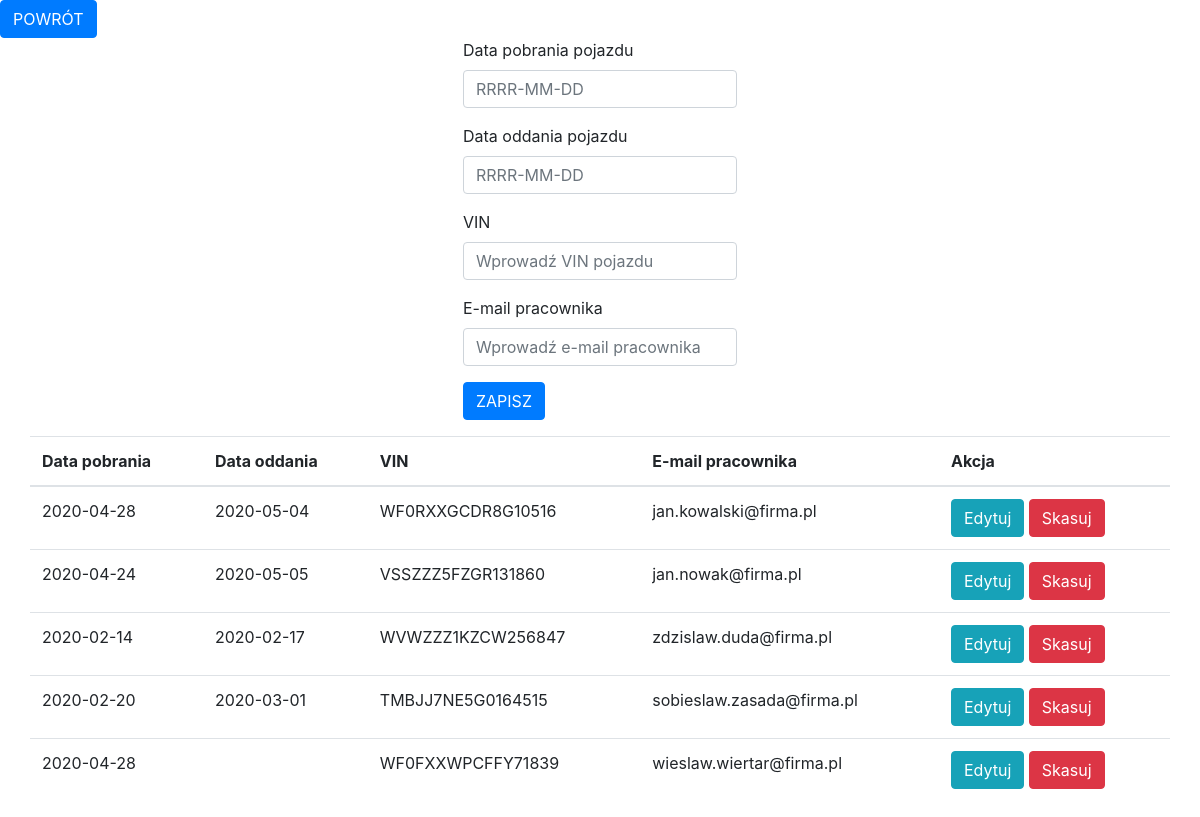
Screenshot of /Aplikacja/pobiera.php with the database file from the repository.
### tables this page shows
CREATE TABLE `pobiera` (
  `id_pobrania` int NOT NULL AUTO_INCREMENT,
  `data_pobrania` date NOT NULL,
  `data_oddania` date DEFAULT NULL,
  `vin_do_auta` varchar(17) NOT NULL,
  `email_pracownika` varchar(40) NOT NULL,
  PRIMARY KEY (`id_pobrania`),
  KEY `vin_dla_auta`(`vin_do_auta`),
  KEY `email_do_pracownika`(`email_pracownika`),
  CONSTRAINT `pobor_auta_1` FOREIGN KEY (`vin_do_auta`) REFERENCES `samochod` (`vin`) ON UPDATE CASCADE,
  CONSTRAINT `pobor_auta_2` FOREIGN KEY (`email_pracownika`) REFERENCES `pracownik` (`e_mail`) ON UPDATE CASCADE
) DEFAULT CHARSET=utf8;

### Aplikacja/pobiera-przetwarzanie.php (called while the page is built, shortened)
<?php
$data_pobrania = '';
$data_oddania = '';
$vin_do_auta = '';
$email_pracownika = '';
$update = false;
?>

### Aplikacja/pobiera.php (the view, shortened to what this page needs)
<!doctype html>
<html>
	<head>
		<link rel="stylesheet" href="https://stackpath.bootstrapcdn.com/bootstrap/4.5.0/css/bootstrap.min.css">
		</head>
	<body>
		<?php require_once 'pobiera-przetwarzanie.php';?>
		<a href="index.php" class="btn btn-primary">POWRÓT</a>
		<div class="row justify-content-center">
		<form action="pobiera-przetwarzanie.php" method="POST">
			<div class="form-group">
			<label>Data pobrania pojazdu</label>
			<input type="text" name="data_pobrania" class="form-control"
				   value="<?php echo $data_pobrania; ?>" placeholder="RRRR-MM-DD">
			</div>
			<div class="form-group">
			<label>Data oddania pojazdu</label>
			<input type="text" name="data_oddania" class="form-control"
				   value="<?php echo $data_oddania; ?>" placeholder="RRRR-MM-DD">
			</div>
			<div class="form-group">
			<label>VIN</label>
			<input type="text" name="vin_do_auta" class="form-control"
				   value="<?php echo $vin_do_auta; ?>" placeholder="Wprowadź VIN pojazdu">
			</div>
			<div class="form-group">
			<label>E-mail pracownika</label>
			<input type="text" name="email_pracownika" class="form-control"
				   value="<?php echo $email_pracownika; ?>" placeholder="Wprowadź e-mail pracownika">
			</div>
			<div class="form-group">
			<?php
			if  ($update == true):
			?>
				<button type="submit" class="btn btn-info" name="edytuj">EDYTUJ</button>
			<?php
			else:
			?>
				<button type="submit" class="btn btn-primary" name="zapisz">ZAPISZ</button>
			<?php
			endif;
			?>
			</div>
		</form>
		</div>
		<div class="container">
		<?php
			$link = new mysqli("localhost", "kmindowicz", "xeefae7Ohth7", "kmindowicz_projekt") or
			die(mysqli_error($link));
			$link->query("SET NAMES 'utf8'");
			$link->query("SET CHARACTER SET utf8");
			$link->query("SET SESSION collation_connection = 'utf8_unicode_ci'");
			$tabela = $link->query("SELECT * from pobiera") or die($link->error);
		?>
		<div class="row justify-content-center">
			<table class="table">
				<thead>
					<tr>
						<th>Data pobrania</th>
						<th>Data oddania</th>
						<th>VIN</th>
						<th>E-mail pracownika</th>
						<th colspan="2">Akcja</th>
					</tr>
				</thead>
				<?php
					while($rzad = $tabela->fetch_assoc()):
				?>
				<tr>
					<td><?php echo $rzad['data_pobrania']; ?></td>
					<td><?php echo $rzad['data_oddania']; ?></td>
					<td><?php echo $rzad['vin_do_auta']; ?></td>
					<td><?php echo $rzad['email_pracownika']; ?></td>
					<td>
						<a href="pobiera.php?edit=<?php echo $rzad['id_pobrania']; ?>"
						   class="btn btn-info">Edytuj</a>
						<a href="pobiera.php?delete=<?php echo $rzad['id_pobrania']; ?>"
						   class="btn btn-danger">Skasuj</a>
					</td>
				</tr>
				<?php endwhile; ?>
			</table>
		</div>
		</div>
	</body>
	</html>

### rows the page displays
pobiera: data_pobrania "2020-04-28", data_oddania "2020-05-04", vin_do_auta "WF0RXXGCDR8G10516", email_pracownika "jan.kowalski@firma.pl"
pobiera: data_pobrania "2020-04-24", data_oddania "2020-05-05", vin_do_auta "VSSZZZ5FZGR131860", email_pracownika "jan.nowak@firma.pl"
pobiera: data_pobrania "2020-02-14", data_oddania "2020-02-17", vin_do_auta "WVWZZZ1KZCW256847", email_pracownika "zdzislaw.duda@firma.pl"
pobiera: data_pobrania "2020-02-20", data_oddania "2020-03-01", vin_do_auta "TMBJJ7NE5G0164515", email_pracownika "sobieslaw.zasada@firma.pl"
pobiera: data_pobrania "2020-04-28", vin_do_auta "WF0FXXWPCFFY71839", email_pracownika "wieslaw.wiertar@firma.pl"
